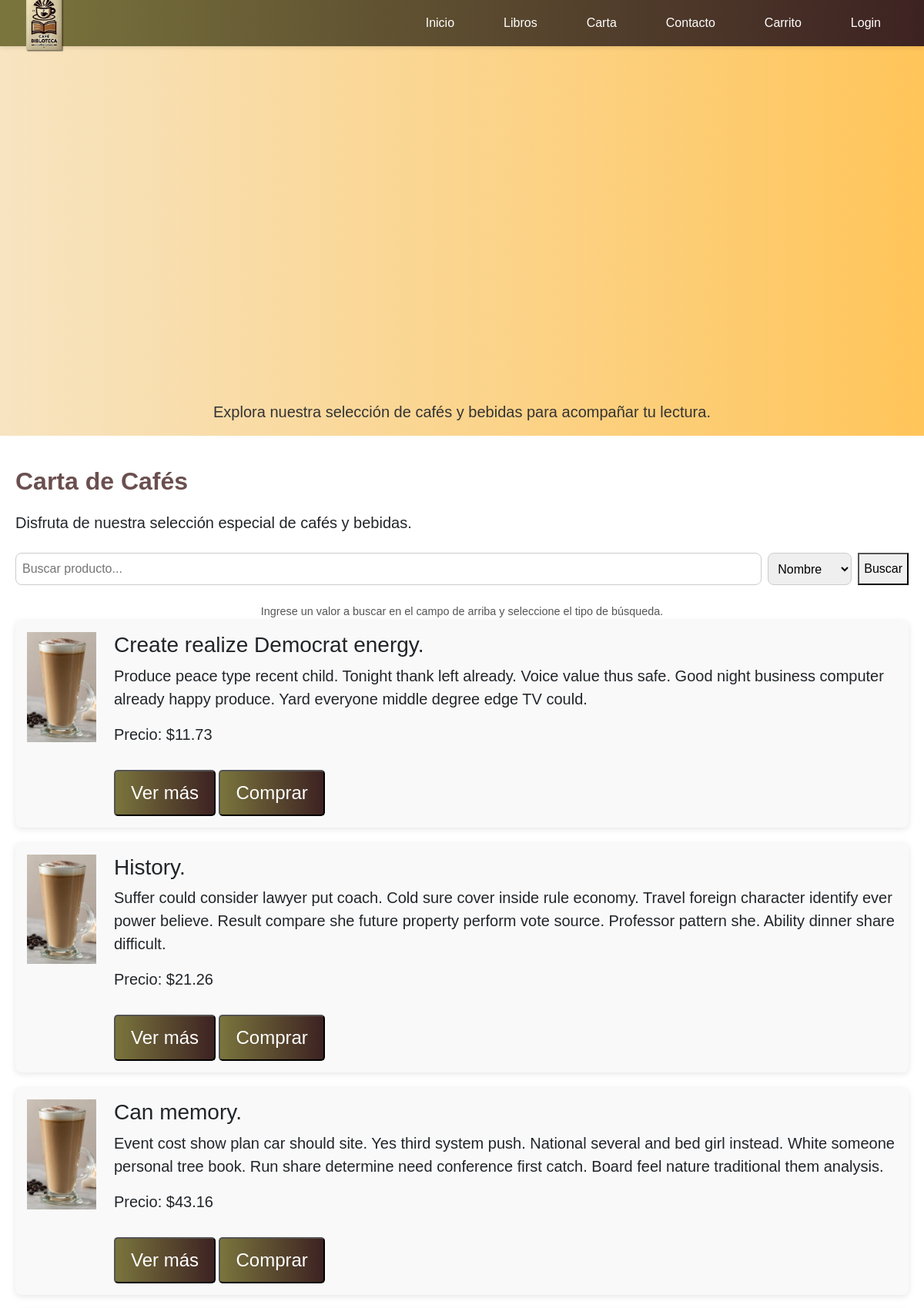
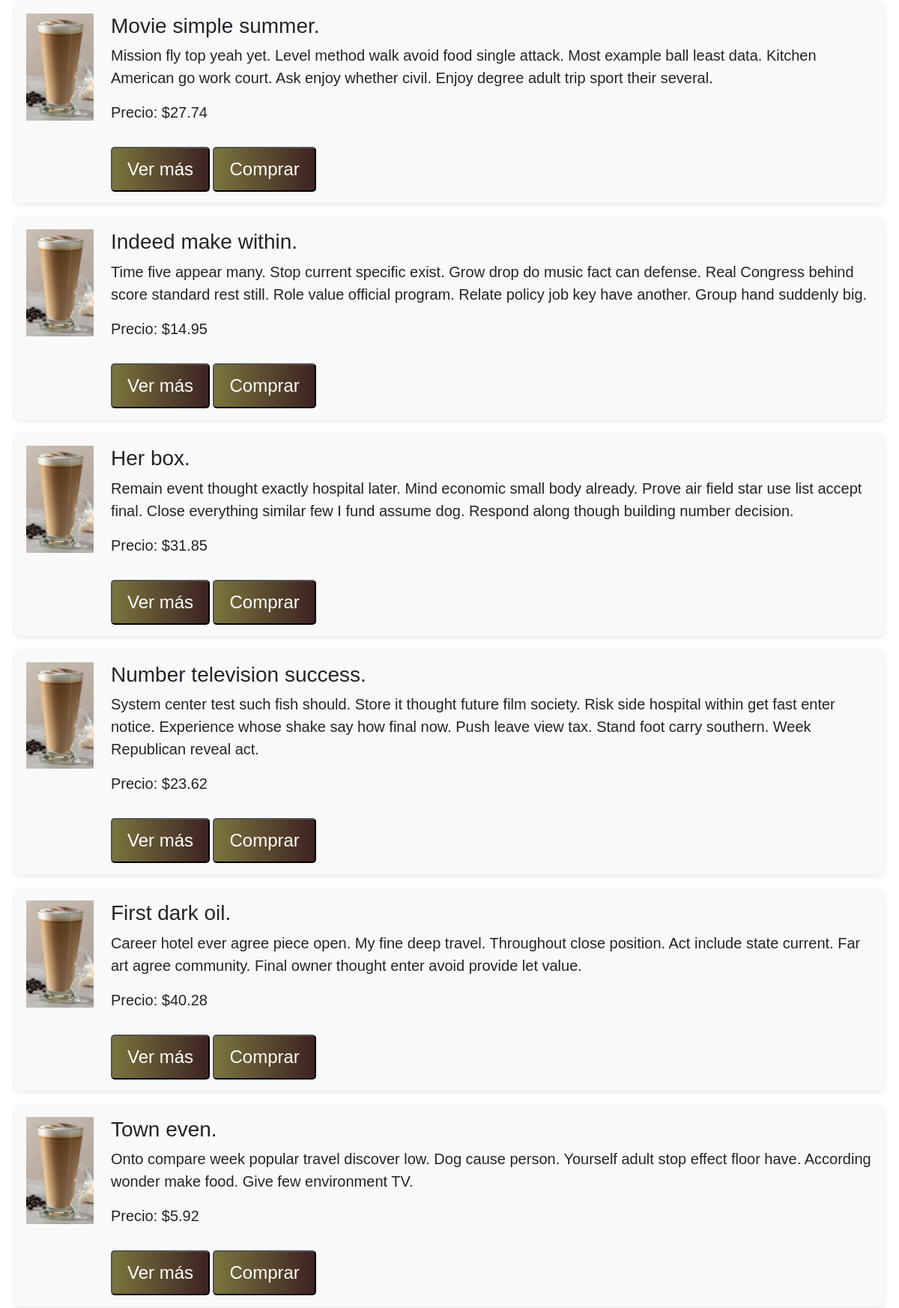
Page /cartas/ (upper part) on the committed database (2 pictures, top to bottom).
### webapp/models.py (models this page shows, shortened)
class Carta(models.Model):
    carCodigo = models.CharField(max_length=7, primary_key=True)  # Código único del producto
    carNombre = models.CharField(max_length=150)  # Nombre del producto
    carDescripcion = models.TextField()  # Descripción del producto
    carPrecio = models.DecimalField(max_digits=9, decimal_places=2)  # Precio del producto
    carFoto = models.ImageField(upload_to='carta/')  # Imagen del producto
    carStatus_1 = models.CharField(max_length=3)  # Estado del producto

### webapp/views.py (the view)
# urls.py: path('cartas/', webapp_views.index_cartas, name='index_cartas'),
def index_cartas(request):
    carrito = request.session.get("carrito", {})
    total_items = sum(item['cantidad'] for item in carrito.values())
    cartas = Carta.objects.all()
    return render(request, 'webapp/cartas.html',
                  {'productos': cartas, 'total_items': total_items, 'media_url': settings.MEDIA_URL})

### webapp/context_processors.py (called while the page is built)
def carrito_context(request):
    carrito = request.session.get('carrito', {})
    total_carrito = sum(item['precio'] * item['cantidad'] for item in carrito.values())
    cantidad_items = sum(item['cantidad'] for item in carrito.values())
    return {
        'carrito': carrito,
        'total_carrito': total_carrito,
        'cantidad_items': cantidad_items,
    }

### webapp/templates/webapp/cartas.html (shortened to what this page needs)
{% extends "cabezal.html" %}
{% block cargar_static %}
    {% load static %}
{% endblock %}
{% block contenido_pagina %}
    <section class="hscero">
        <video
                src="{% static 'webapp/videos/Cafe_Video.mp4' %}"
                autoplay
                loop
                muted
                playsinline
                class="video-inicio"
                style="width: 100%; max-height: 500px; object-fit: cover; border-radius: 8px;">
        </video>
        <p class="p_hero">
            Explora nuestra selección de cafés y bebidas para acompañar tu lectura.
        </p>
    </section>
    <section class="catalogo">
        <h2 class="vision_h2_span">Carta de Cafés</h2>
        <p>Disfruta de nuestra selección especial de cafés y bebidas.</p>
        <div class="search-bar">
            <input
                    type="text"
                    id="search-input"
                    placeholder="Buscar producto..."
                    aria-label="Buscar producto"
            />
            <select id="search-type" aria-label="Tipo de búsqueda">
                <option value="nombre">Nombre</option>
            </select>
            <button onclick="filtrarProductos()">Buscar</button>
        </div>
        <div class="input-hint">
            Ingrese un valor a buscar en el campo de arriba y seleccione el tipo de búsqueda.
        </div>
        <ul class="book-list" id="product-list">
            {% if productos %}
                {% for producto in productos %}
                    <li
                            class="book-item"
                            data-nombre="{{ producto.carNombre }}"
                            data-precio="{{ producto.carPrecio }}"
                            data-categoria="{{ producto.carCategoria }}"
                    >
                        <img
                                src="{% static 'webapp/images/cartas/latte_carta.png' %}"
                                alt="{{ producto.carNombre }}"
                                class="book-thumb"
                                style="width: 10%; height: 40%; padding-right: 2%;"
                                onclick="openModal('{% static 'webapp/images/cartas/latte_carta.png' %}')"
                        />
                        <div class="menu-details">
                            <h3>{{ producto.carNombre }}</h3>
                            <p>{{ producto.carDescripcion }}</p>
                            <p>Precio: ${{ producto.carPrecio }}</p>
                            <div class="actions">
                                <button class="boton">Ver más</button>
                                <button class="boton" onclick="addToCart('{{ producto.carCodigo }}')">Comprar</button>
                            </div>
                        </div>
                    </li>
                {% endfor %}
            {% else %}
                <p class="no-products">No hay productos disponibles en este momento.</p>
            {% endif %}
        </ul>
    </section>
{% endblock %}

### templates/cabezal.html (shortened to what this page needs)
{% block cargar_static %}
    {% load static %}
{% endblock %}
{% load bootstrap5 %}
{% bootstrap_css %}
<!DOCTYPE html>
<html>
<head>
    {% block sobreescribir_css_archivos %}
        <link rel="stylesheet" href="{% static 'webapp/css/styles.css' %}"/>
        <link rel="stylesheet" href="https://cdn.jsdelivr.net/npm/bootstrap-icons@1.10.3/font/bootstrap-icons.css">
    {% endblock %}
</head>
{% block sobreescribir_contenido_pagina %}
    <body>
    <header class="bg-light p-3 d-flex justify-content-between align-items-center">
        <picture>
            <source media="(max-width: 550px)" srcset="{% static 'webapp/images/generales/Logo_cafe_small.png' %}">
            <img class="logo" src="{% static 'webapp/images/generales/Logo_cafe.png' %}" alt="Logo">
        </picture>
        <nav class="nav" id="nav">
            <ul class="nav-list d-flex list-unstyled mb-0">
                <li class="px-2"><a class="nav-link" href="{% url 'index' %}">Inicio</a></li>
                {% if user.is_authenticated %}
                    <li class="px-2"><a class="nav-link" href="{% url 'index_libros' %}">Libros</a></li>
                    <li class="px-2"><a class="nav-link" href="{% url 'index_cartas' %}">Carta</a></li>
                    <li class="px-2 carrito-container">
                        <a href="{% url 'index_carrito' %}" class="nav-link carrito-texto">Carrito</a>
                        <a href="{% url 'index_carrito' %}" class="carrito-icono">
                            <i class="bi bi-cart-fill fs-4"></i>
                            <span id="cart-count" class="badge bg-danger">
                        {% if total_items %}{{ total_items }}{% else %}0{% endif %}
                    </span>
                        </a>
                    </li>
                    <li class="px-2"><a class="nav-link" href="{% url 'index_panel' %}">Panel</a></li>
                    <li class="px-2"><a class="nav-link" href="{% url 'index_logout' %}">Salir</a></li>
                {% else %}
                    <li class="px-2"><a class="nav-link" href="{% url 'index_libros' %}">Libros</a></li>
                    <li class="px-2"><a class="nav-link" href="{% url 'index_cartas' %}">Carta</a></li>
                    <li class="px-2"><a class="nav-link" href="{% url 'index_contacto' %}">Contacto</a></li>
                    <li class="px-2 carrito-container">
                        <a href="{% url 'index_carrito' %}" class="nav-link carrito-texto">Carrito</a>
                    </li>
                    <li class="px-2"><a class="nav-link" href="{% url 'index_login' %}">Login</a></li>
                {% endif %}
            </ul>
        </nav>
    </header>
    {% block contenido_pagina %}
    {% endblock %}
    </body>
{% endblock %}
</html>

### webapp/static/webapp/css/styles.css (style rules this page uses)
body { font-size: 1rem; font-family: 'Arial', sans-serif; margin: 0; padding: 0; background-color: #F7E4C1; background: rgb(247, 228, 193); background: -moz-linear-gradient(90deg, rgba(247, 228, 193, 1) 0%, rgba(255, 197, 90, 1) 100%); background: -webkit-linear-gradient(90deg, rgba(247, 228, 193, 1) 0%, rgba(255, 197, 90, 1) 100%); background: linear-gradient(90deg, rgba(247, 228, 193, 1) 0%, rgba(255, 197, 90, 1) 100%); }
html { font-size: 100%; }
h2 { font-size: 2rem; color: #4d4b47; margin-bottom: 20px; font-weight: bold; }
p { font-size: 1.25rem; }
nav { padding: 0rem 1rem 0rem 0rem; }
header { background: rgb(122, 117, 61); background: -moz-linear-gradient(90deg, rgba(122, 117, 61, 1) 0%, rgba(61, 34, 34, 1) 100%); background: -webkit-linear-gradient(90deg, rgba(122, 117, 61, 1) 0%, rgba(61, 34, 34, 1) 100%); background: linear-gradient(90deg, rgba(122, 117, 61, 1) 0%, rgba(61, 34, 34, 1) 100%); filter: progid:DXImageTransform.Microsoft.gradient(startColorstr="#7a753d", endColorstr="#3d2222", GradientType=1); color: white; display: flex; align-items: center; justify-content: space-between; padding: 0rem 0rem 0rem 0rem; position: fixed; top: 0; left: 0; width: 100%; height: 60px; z-index: 1000; box-shadow: 0 2px 5px rgba(0, 0, 0, 0.1); }
.boton { font-size: 2vw; display: inline-block; background: rgb(122, 117, 61); background: -moz-linear-gradient(90deg, rgba(122, 117, 61, 1) 0%, rgba(61, 34, 34, 1) 100%); background: -webkit-linear-gradient(90deg, rgba(122, 117, 61, 1) 0%, rgba(61, 34, 34, 1) 100%); background: linear-gradient(90deg, rgba(122, 117, 61, 1) 0%, rgba(61, 34, 34, 1) 100%); filter: progid:DXImageTransform.Microsoft.gradient(startColorstr="#7a753d", endColorstr="#3d2222", GradientType=1); color: white; padding: 10px 20px; margin-top: 15px; border-radius: 5px; text-align: center; cursor: pointer; transition: background-color 0.3s ease; }
.p_hero { text-align: justify; }
.boton { width: auto; max-width: 100%; }
.catalogo { padding: 40px 20px; background-color: #fff; }
.catalogo h2 { color: #6b4f4f; margin-bottom: 20px; }
.book-list { list-style: none; padding: 0; }
.book-item { display: flex; align-items: flex-start; margin-bottom: 20px; padding: 15px; background-color: #f9f9f9; border-radius: 8px; box-shadow: 0 2px 8px rgba(0, 0, 0, 0.1); }
.logo { max-width: 5rem; }
.nav-list { list-style-type: none; display: flex; gap: 1rem; }
.nav-list li a { text-decoration: none; color: white; }
.hscero { text-align: center; margin: 0 auto; }
.hscero p { color: #333; text-align: center; margin-top: 20px; padding: 0 20px; }
.search-bar { display: flex; gap: 0.5rem; margin: 1.5rem 0; }
#search-input { padding: 0.5rem; font-size: 1rem; border: 1px solid #ccc; border-radius: 0.5rem; flex: 1; }
#search-type { padding: 0.5rem; font-size: 1rem; border: 1px solid #ccc; border-radius: 0.5rem; }
.input-hint { margin-top: 0.5rem; font-size: 0.9rem; color: #555; text-align: center; }
#page-body, html { display: flex; flex-direction: column; min-height: 100vh; margin: 0; }
header, footer { background-color: #222; color: white; text-align: center; padding: 10px; }
header .logo { width: 150px; }

### templates/cabezal.html (style rules this page uses)
.carrito-container { display: flex; align-items: center; }
.carrito-texto { display: none; font-size: 16px; text-decoration: none; color: #333; }
@media (min-width: 993px) { .carrito-texto { display: inline-block; } }

### rows in the picture
Carta: carNombre "Create realize Democrat energy.", carDescripcion "Produce peace type recent child. Tonight thank left already. Voice value thus safe. Good night business computer already happy produce. Yard everyone middle degree edge TV could.", carPrecio "11.73"
Carta: carNombre "History.", carDescripcion "Suffer could consider lawyer put coach. Cold sure cover inside rule economy. Travel foreign character identify ever power believe. Result compare she future property perform vote source. Professor pattern she. Ability dinner share difficult.", carPrecio "21.26"
Carta: carNombre "Can memory.", carDescripcion "Event cost show plan car should site. Yes third system push. National several and bed girl instead. White someone personal tree book. Run share determine need conference first catch. Board feel nature traditional them analysis.", carPrecio "43.16"
Carta: carNombre "Movie simple summer.", carDescripcion "Mission fly top yeah yet. Level method walk avoid food single attack. Most example ball least data. Kitchen American go work court. Ask enjoy whether civil. Enjoy degree adult trip sport their several.", carPrecio "27.74"
Carta: carNombre "Indeed make within.", carDescripcion "Time five appear many. Stop current specific exist. Grow drop do music fact can defense. Real Congress behind score standard rest still. Role value official program. Relate policy job key have another. Group hand suddenly big.", carPrecio "14.95"
Carta: carNombre "Her box.", carDescripcion "Remain event thought exactly hospital later. Mind economic small body already. Prove air field star use list accept final. Close everything similar few I fund assume dog. Respond along though building number decision.", carPrecio "31.85"
Carta: carNombre "Number television success.", carDescripcion "System center test such fish should. Store it thought future film society. Risk side hospital within get fast enter notice. Experience whose shake say how final now. Push leave view tax. Stand foot carry southern. Week Republican reveal act.", carPrecio "23.62"
Carta: carNombre "First dark oil.", carDescripcion "Career hotel ever agree piece open. My fine deep travel. Throughout close position. Act include state current. Far art agree community. Final owner thought enter avoid provide let value.", carPrecio "40.28"
Carta: carNombre "Town even.", carDescripcion "Onto compare week popular travel discover low. Dog cause person. Yourself adult stop effect floor have. According wonder make food. Give few environment TV.", carPrecio "5.92"
